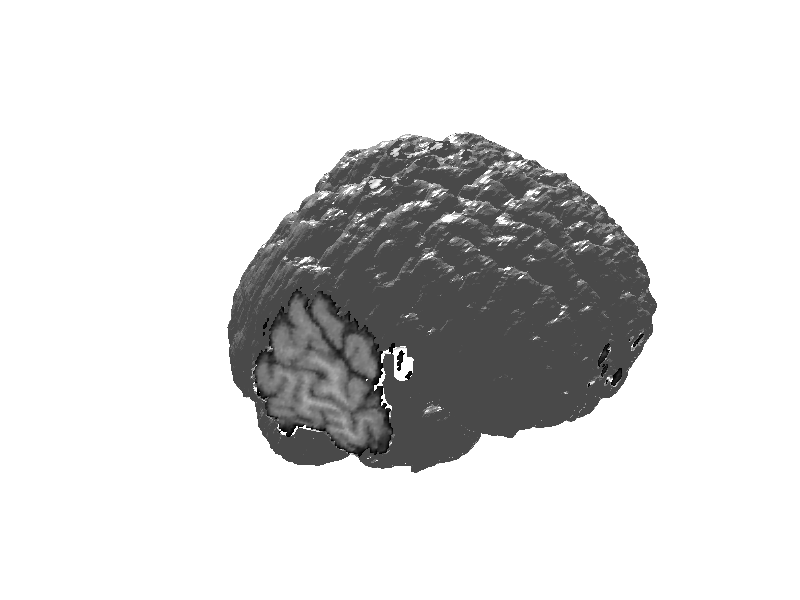

Recreate this plot in MATLAB.
%19/02/2019
close all
load brain
MR = mri;
MR(130:end,:,:) = [];
Ds = smooth3(MR);
hcap = patch(isocaps(MR,0),'FaceColor','interp','EdgeColor','none');
colormap(gray), view([-0.5,1,0.8]);

%para poner una capa sobre lo que ya borramos para que se pueda ver
hiso= patch(isosurface(Ds,5),'FaceColor',[.80,.80,.80],'EdgeColor','none','FaceAlpha',0.5);

%Focoiluminando,interpolacion sobre Ds con el iso, genero una fuerza en el
%ambiente, reflectancia
lightangle(45,30),isonormals(Ds,hiso), set(hcap,'AmbientStrength',.6),set(hiso,'SpecularColorReflectance',0,'SpecularExponent',50),axis off;

%------------------------------------------------------------------------------------
%20/02/2013
load brain

